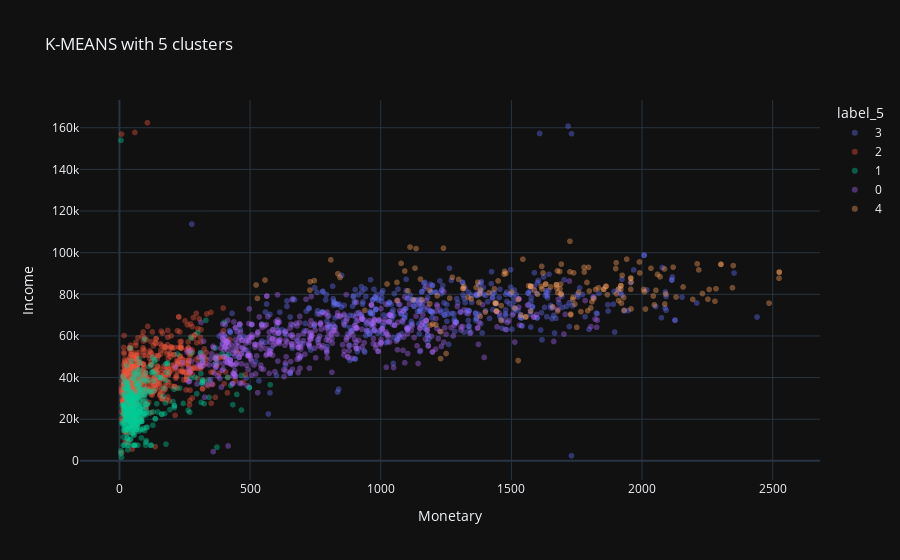

The notebook cell saved with this chart:
### Code cell
plot_kmeans_5 = px.scatter(
        df_kmeans, 
        x = 'Monetary',
        y = 'Income',
        color = "label_5",
        opacity=0.4,
        template="plotly_dark",
        title = "K-MEANS with 5 clusters"
)
plot_kmeans_5.show()

### Figure 1 — Plotly figure (JSON) as saved in the notebook; plotly's stock layout.template omitted (floating-point values rounded to 4 significant figures; data arrays with more than 128 entries replaced by an {"elided": "..."} marker saying what was removed)
{"data": [{"hovertemplate": "label_5=3<br>Monetary=%{x}<br>Income=%{y}<extra></extra>", "legendgroup": "3", "marker": {"color": "#636efa", "opacity": 0.4, "symbol": "circle"}, "mode": "markers", "name": "3", "showlegend": true, "type": "scattergl", "x": {"elided": "464 int values"}, "xaxis": "x", "y": {"elided": "464 int values"}, "yaxis": "y"}, {"hovertemplate": "label_5=2<br>Monetary=%{x}<br>Income=%{y}<extra></extra>", "legendgroup": "2", "marker": {"color": "#EF553B", "opacity": 0.4, "symbol": "circle"}, "mode": "markers", "name": "2", "showlegend": true, "type": "scattergl", "x": {"elided": "675 int values"}, "xaxis": "x", "y": {"elided": "675 int values"}, "yaxis": "y"}, {"hovertemplate": "label_5=1<br>Monetary=%{x}<br>Income=%{y}<extra></extra>", "legendgroup": "1", "marker": {"color": "#00cc96", "opacity": 0.4, "symbol": "circle"}, "mode": "markers", "name": "1", "showlegend": true, "type": "scattergl", "x": {"elided": "401 int values"}, "xaxis": "x", "y": {"elided": "401 int values"}, "yaxis": "y"}, {"hovertemplate": "label_5=0<br>Monetary=%{x}<br>Income=%{y}<extra></extra>", "legendgroup": "0", "marker": {"color": "#ab63fa", "opacity": 0.4, "symbol": "circle"}, "mode": "markers", "name": "0", "showlegend": true, "type": "scattergl", "x": {"elided": "499 int values"}, "xaxis": "x", "y": {"elided": "499 int values"}, "yaxis": "y"}, {"hovertemplate": "label_5=4<br>Monetary=%{x}<br>Income=%{y}<extra></extra>", "legendgroup": "4", "marker": {"color": "#FFA15A", "opacity": 0.4, "symbol": "circle"}, "mode": "markers", "name": "4", "showlegend": true, "type": "scattergl", "x": {"elided": "173 int values"}, "xaxis": "x", "y": {"elided": "173 int values"}, "yaxis": "y"}], "layout": {"legend": {"title": {"text": "label_5"}, "tracegroupgap": 0}, "title": {"text": "K-MEANS with 5 clusters"}, "xaxis": {"anchor": "y", "domain": [0, 1], "title": {"text": "Monetary"}}, "yaxis": {"anchor": "x", "domain": [0, 1], "title": {"text": "Income"}}}}
